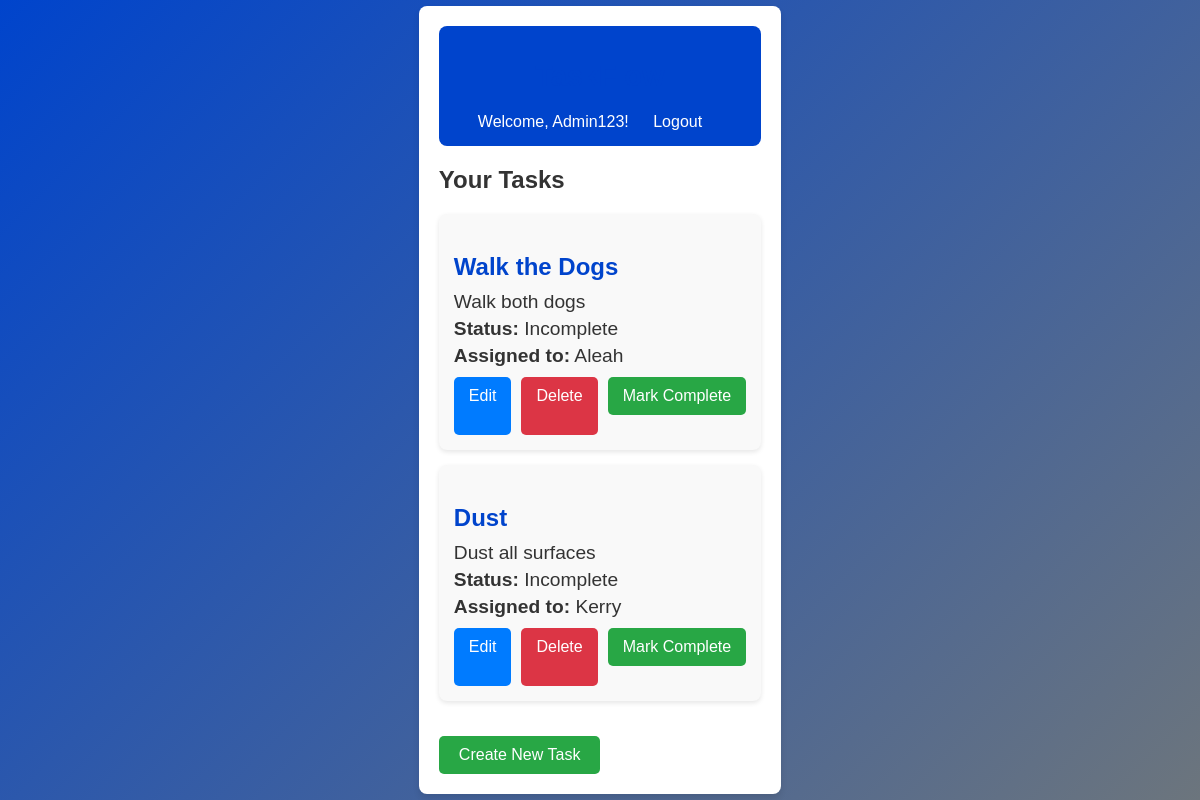
The page /tasks/ (signed in) on the database as committed earlier.
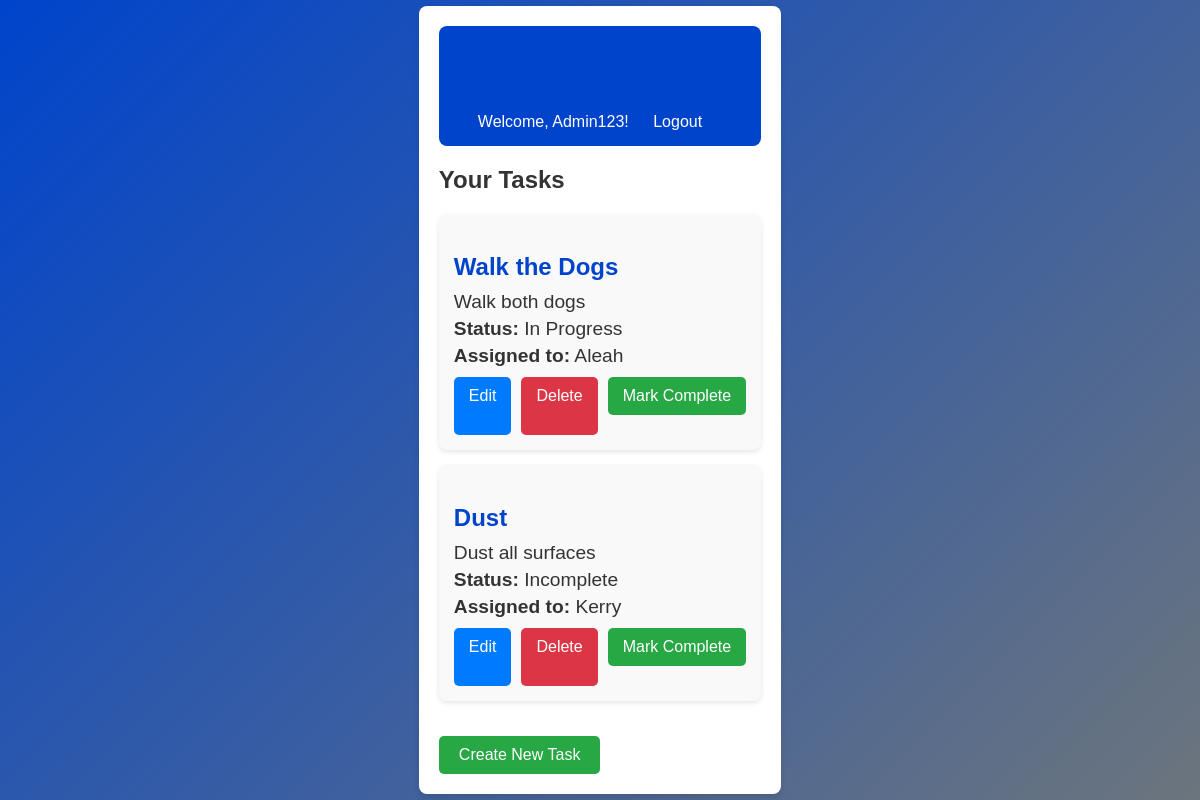
The same page on the database as committed later.
### tasks/models.py (models this page shows, shortened)
class Task(models.Model):
    STATUS_CHOICES = [
        ("Incomplete", "Incomplete"),
        ("In Progress", "In Progress"),
        ("Complete", "Complete"),
    ]
    name = models.CharField(max_length=255)
    description = models.TextField(blank=True, null=True)
    status = models.CharField(max_length=50, choices=STATUS_CHOICES, default="Incomplete")
    assigned_to = models.ForeignKey(
        settings.AUTH_USER_MODEL, on_delete=models.CASCADE, related_name="tasks"
    )
    created_at = models.DateTimeField(auto_now_add=True, db_index=True)
    project = models.ForeignKey(
        "tasks.Project",
        on_delete=models.CASCADE,
        related_name="tasks",
        blank=True,
        null=True,
    )
    class Meta:
        verbose_name = "Task"
        verbose_name_plural = "Tasks"
        ordering = ['-created_at']

class CustomUser(AbstractUser):
    class Meta:
        verbose_name = "User"
        verbose_name_plural = "Users"

### tasks/views.py (the view)
# urls.py: path('', views.task_list, name='task_list'),
@login_required
def task_list(request):
    if request.user.is_staff:
        tasks = Task.objects.all()
    else:
        tasks = Task.objects.filter(assigned_to=request.user)
    return render(request, 'task_list.html', {'tasks': tasks})

### tasks/templates/task_list.html (shortened to what this page needs)
{% extends 'base.html' %}
{% block content %}
    <h2 class="page-title">Your Tasks</h2>
    {% if tasks %}
        <ul class="task-list">
            {% for task in tasks %}
                <li class="task-item">
                    <h3 class="task-title">{{ task.name }}</h3>
                    <p>{{ task.description }}</p>
                    <p><strong>Status:</strong> {{ task.status }}</p>
                    <p><strong>Assigned to:</strong> {{ task.assigned_to.username }}</p>
                    <div class="task-actions">
                        {% if user.is_staff %}
                            <a href="{% url 'tasks:edit' task.id %}" class="btn btn-edit">Edit</a>
                            <a href="{% url 'tasks:delete' task.id %}" class="btn btn-delete">Delete</a>
                        {% endif %}
                        {% if task.status != "Complete" %}
                            <form method="POST" action="{% url 'tasks:mark_complete' task.id %}" style="display: inline;">
                                <button type="submit" class="btn btn-complete">Mark Complete</button>
                            </form>
                        {% endif %}
                    </div>
                </li>
            {% endfor %}
        </ul>
    {% else %}
        <p class="no-tasks-message">No tasks available.</p>
    {% endif %}
    {% if user.is_staff %}
        <div class="create-task">
            <a href="{% url 'tasks:create' %}" class="btn btn-create">Create New Task</a>
        </div>
    {% endif %}
{% endblock %}

Rows that differ between the two databases and show on the page:
changed Task "Walk the Dogs": status "Incomplete" → "In Progress"
